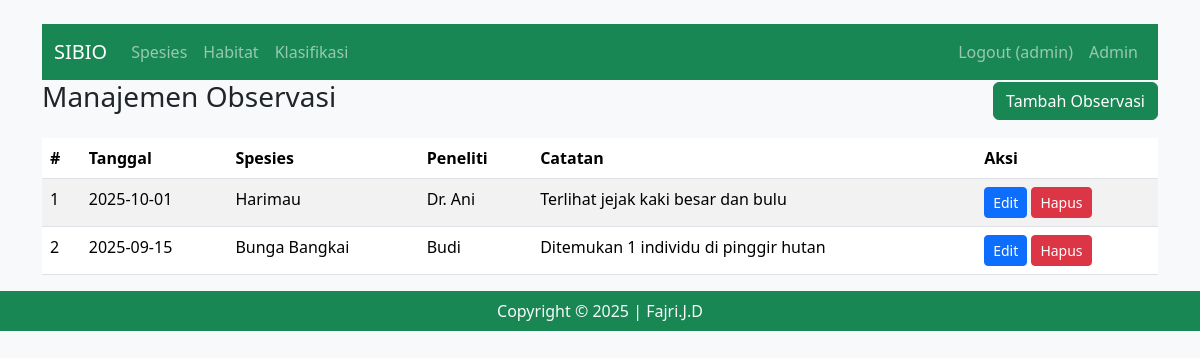
/sibio/admin/observasi.php (signed in), run on the app's committed database.
### tables this page shows
CREATE TABLE `observasi` (
  `id` int(11) NOT NULL,
  `spesies_id` int(11) DEFAULT NULL,
  `peneliti_id` int(11) DEFAULT NULL,
  `tanggal` date DEFAULT NULL,
  `catatan` text DEFAULT NULL
);

CREATE TABLE `spesies` (
  `id` int(11) NOT NULL,
  `nama_latin` varchar(100) DEFAULT NULL,
  `nama_umum` varchar(100) DEFAULT NULL,
  `kingdom` varchar(50) DEFAULT NULL,
  `deskripsi` text DEFAULT NULL,
  `habitat_id` int(11) DEFAULT NULL,
  `foto` varchar(255) DEFAULT NULL
);

CREATE TABLE `peneliti` (
  `id` int(11) NOT NULL,
  `nama` varchar(100) DEFAULT NULL,
  `institusi` varchar(100) DEFAULT NULL,
  `kontak` varchar(100) DEFAULT NULL
);

### sibio/includes/functions.php (called while the page is built, shortened)
<?php
function esc($str) {
    return htmlspecialchars($str, ENT_QUOTES, 'UTF-8');
}
function is_admin() {
    return isset($_SESSION['role']) && $_SESSION['role'] === 'admin';
}

### sibio/admin/observasi.php (the view, shortened to what this page needs)
<?php
require_once __DIR__ . '/../config/db.php';
require_once __DIR__ . '/../includes/functions.php';
$action = $_GET['action'] ?? 'list';
$sp = $mysqli->query("SELECT id, nama_umum FROM spesies ORDER BY nama_umum");
$pen = $mysqli->query("SELECT id, nama FROM peneliti ORDER BY nama");
$list = $mysqli->query("SELECT o.*, s.nama_umum as nama_spesies, p.nama as nama_peneliti FROM observasi o LEFT JOIN spesies s ON s.id=o.spesies_id LEFT JOIN peneliti p ON p.id=o.peneliti_id ORDER BY tanggal DESC");
include __DIR__ . '/../includes/header.php';
?>
<div class="container mt-4">
  <?php include __DIR__ . '/../includes/navbar.php'; ?>
  <div class="d-flex justify-content-between align-items-center">
    <h3>Manajemen Observasi</h3>
    <a href="?action=create" class="btn btn-success">Tambah Observasi</a>
  </div>
  <?php if ($action === 'create'): ?>
    <form method="post" class="card p-3 mt-3">
      <div class="mb-3"><label>Spesies</label>
        <select name="spesies_id" class="form-select">
          <?php while ($r = $sp->fetch_assoc()): ?>
            <option value="<?=esc($r['id'])?>"><?=esc($r['nama_umum'])?></option>
          <?php endwhile; ?>
        </select>
      </div>
      <div class="mb-3"><label>Peneliti</label>
        <select name="peneliti_id" class="form-select">
          <?php while ($r = $pen->fetch_assoc()): ?>
            <option value="<?=esc($r['id'])?>"><?=esc($r['nama'])?></option>
          <?php endwhile; ?>
        </select>
      </div>
      <div class="mb-3"><label>Tanggal</label><input name="tanggal" type="date" class="form-control" required></div>
      <div class="mb-3"><label>Catatan</label><textarea name="catatan" class="form-control"></textarea></div>
      <button class="btn btn-primary">Simpan</button>
    </form>
  <?php else: ?>
    <table class="table table-striped mt-3">
      <thead><tr><th>#</th><th>Tanggal</th><th>Spesies</th><th>Peneliti</th><th>Catatan</th><th>Aksi</th></tr></thead>
      <tbody>
        <?php $i=1; while ($r = $list->fetch_assoc()): ?>
          <tr>
            <td><?= $i++ ?></td>
            <td><?=esc($r['tanggal'])?></td>
            <td><?=esc($r['nama_spesies'])?></td>
            <td><?=esc($r['nama_peneliti'])?></td>
            <td><?=nl2br(esc($r['catatan']))?></td>
            <td>
              <a href="?action=edit&id=<?=esc($r['id'])?>" class="btn btn-sm btn-primary">Edit</a>
              <a href="?action=delete&id=<?=esc($r['id'])?>" onclick="return confirm('Hapus?')" class="btn btn-sm btn-danger">Hapus</a>
            </td>
          </tr>
        <?php endwhile; ?>
      </tbody>
    </table>
  <?php endif; ?>
</div>
<?php include __DIR__ . '/../includes/footer.php'; ?>

### sibio/includes/header.php (shortened to what this page needs)
<!doctype html>
<html lang="id">
  <head>
    <link href="https://cdn.jsdelivr.net/npm/bootstrap@5.3.2/dist/css/bootstrap.min.css" rel="stylesheet">
  </head>
  <body class="bg-light">

### sibio/includes/navbar.php (shortened to what this page needs)
<nav class="navbar navbar-expand-lg navbar-dark bg-success">
  <div class="container">
    <a class="navbar-brand" href="/sibio/public/index.php">SIBIO</a>
    <div class="collapse navbar-collapse" id="navMain">
      <ul class="navbar-nav me-auto">
        <li class="nav-item"><a class="nav-link" href="/sibio/admin/spesies.php">Spesies</a></li>
        <li class="nav-item"><a class="nav-link" href="/sibio/admin/habitat.php">Habitat</a></li>
        <li class="nav-item"><a class="nav-link" href="/sibio/admin/klasifikasi.php">Klasifikasi</a></li>
      </ul>
      <ul class="navbar-nav">
<?php if (isset($_SESSION['user_id'])): ?>
        <li class="nav-item"><a class="nav-link" href="/sibio/public/logout.php">Logout (<?=esc($_SESSION['username'])?>)</a></li>
        <?php if (is_admin()): ?>
          <li class="nav-item"><a class="nav-link" href="/sibio/admin/dashboard.php">Admin</a></li>
        <?php endif; ?>
<?php else: ?>
        <li class="nav-item"><a class="nav-link" href="/sibio/public/login.php">Login</a></li>
<?php endif; ?>
      </ul>
    </div>
  </div>
</nav>

### sibio/includes/footer.php (shortened to what this page needs)
    <div class="bg-success text-light text-center py-2">
        Copyright &copy; <?=date('Y') ?> | Fajri.J.D
     </div>
  </body>
</html>

### data on the page
observasi: tanggal "2025-10-01", spesies.nama_umum "Harimau", peneliti.nama "Dr. Ani", catatan "Terlihat jejak kaki besar dan bulu"
observasi: tanggal "2025-09-15", spesies.nama_umum "Bunga Bangkai", peneliti.nama "Budi", catatan "Ditemukan 1 individu di pinggir hutan"

### other printed values
$_SESSION['username'] "admin"
